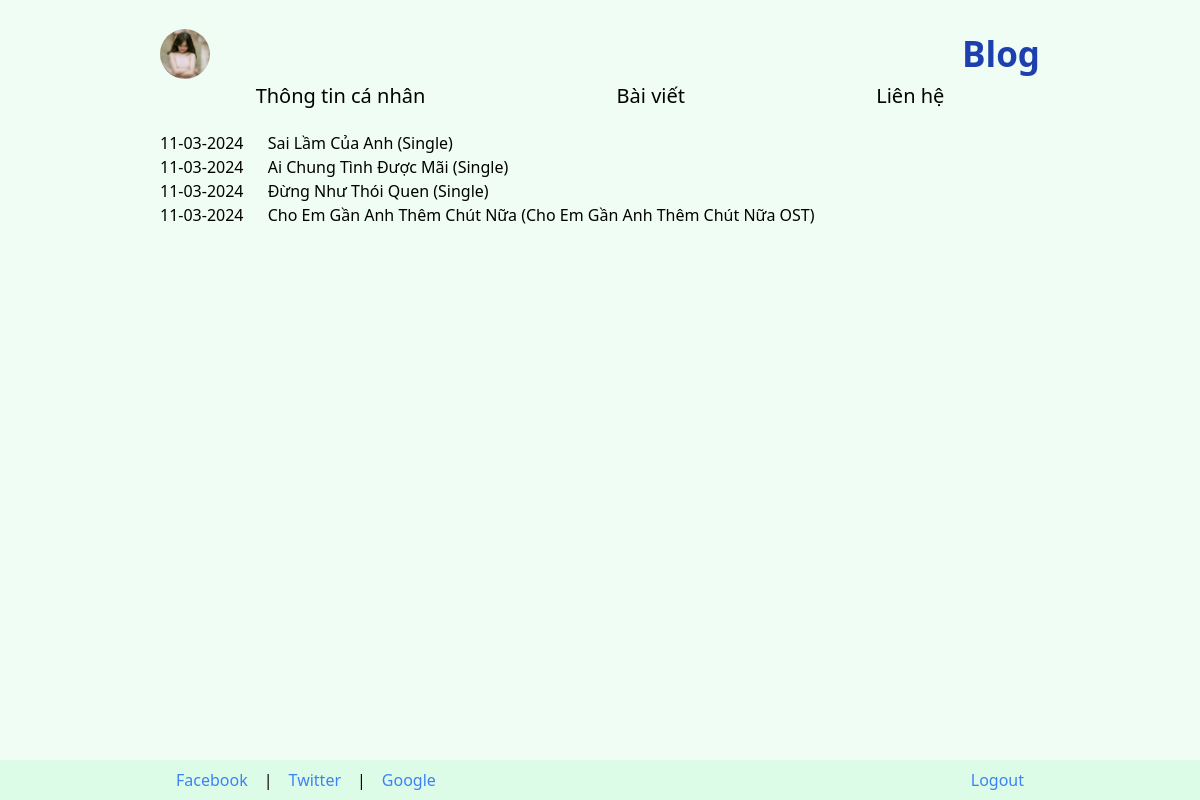
Page /template/ on the committed database.
### template/models.py (models this page shows, shortened)
class NhatKy(models.Model):
    title = models.CharField(max_length=100)
    body = models.TextField()
    date = models.DateTimeField(auto_now_add=True)
    image = models.ImageField(upload_to='media', null=True)
    audio = models.FileField(upload_to="media/music", null=True)

### template/views.py (the view)
# urls.py: path('', views.blog),
def blog(request):
    Data = {"Posts": NhatKy.objects.all().order_by("-date")}
    return render(request, "blog.html", Data)

### templates/blog.html (shortened to what this page needs)
{% extends 'base.html' %}
{% block content %}
  {% for post in Posts %}
    <h4>{{ post.date|date:'d-m-Y' }} <a href="/template/{{ post.id }}" class="ml-5" style="text-decoration: none">{{ post.title }}</a></h4>
  {% endfor %}
{% endblock %}

### rows in the picture
NhatKy: date "11-03-2024", title "Sai Lầm Của Anh (Single)"
NhatKy: date "11-03-2024", title "Ai Chung Tình Được Mãi (Single)"
NhatKy: date "11-03-2024", title "Đừng Như Thói Quen (Single)"
NhatKy: date "11-03-2024", title "Cho Em Gần Anh Thêm Chút Nữa (Cho Em Gần Anh Thêm Chút Nữa OST)"
